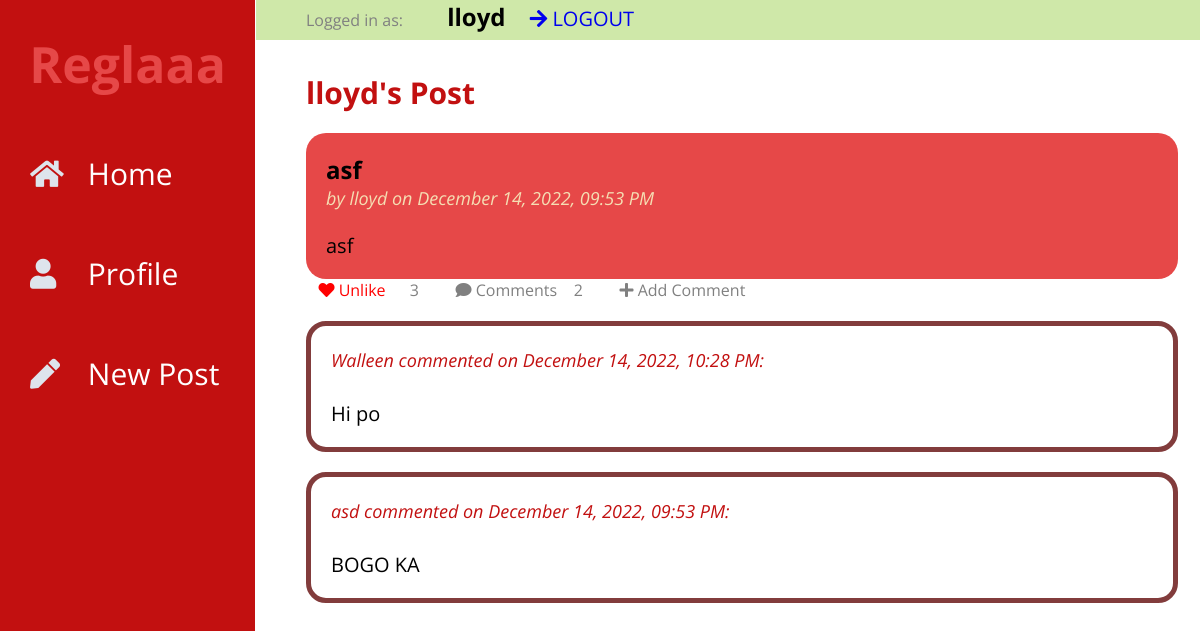
Page /comments/2/view (signed in) on the committed database.
### tables this page shows
CREATE TABLE user (
  id INTEGER PRIMARY KEY AUTOINCREMENT,
  username TEXT UNIQUE NOT NULL,
  password TEXT NOT NULL
);

CREATE TABLE post (
  id INTEGER PRIMARY KEY AUTOINCREMENT,
  author_id INTEGER NOT NULL,
  created TIMESTAMP DEFAULT (datetime('now','localtime')),
  title TEXT NOT NULL,
  body TEXT NOT NULL,
  FOREIGN KEY (author_id) REFERENCES user (id)
);

CREATE TABLE comments (
  id INTEGER PRIMARY KEY AUTOINCREMENT,
  post_id INTEGER NOT NULL,
  user_id INTEGER NOT NULL,
  body TEXT NOT NULL,
  created TIMESTAMP DEFAULT (datetime('now','localtime')),
  FOREIGN KEY (post_id) REFERENCES post (id),
  FOREIGN KEY (user_id) REFERENCES user (id)
);

### flaskr/blog.py (the view, shortened to what this page needs)
@bp.route("/comments/<int:post_id>/<action>",methods=("GET", "POST"))
def comments(post_id,action):
    db = get_db()
    post = db.execute(
        "SELECT p.id, title, body, created, author_id, username,"
        "(SELECT COUNT(user_id) FROM likes WHERE post_id = p.id) AS likes,"
        "(SELECT COUNT(user_id) FROM comments WHERE post_id = p.id) AS comments"
        " FROM post p JOIN user u ON p.author_id = u.id"
        " WHERE p.id = ?"
        " ORDER BY created DESC"
        , (post_id,),
    ).fetchone()
    comms = db.execute(
        "SELECT c.id, body, created, user_id, username"
        " FROM comments c JOIN user u ON c.user_id = u.id"
        " WHERE c.post_id = ?"
        " ORDER BY created DESC"
        , (post_id,),
    ).fetchall()
    return render_template("blog/comments.html",post=post,comms=comms,action=action)

### flaskr/auth.py (called while the page is built)
@bp.before_app_request
def load_logged_in_user():
    user_id = session.get("user_id")
    if user_id is None:
        g.user = None
        g.liked = None
    else:
        g.user = (
            get_db().execute("SELECT * FROM user WHERE id = ?", (user_id,)).fetchone()
        )
        likedd = (
            get_db().execute("SELECT post_id,user_id FROM likes WHERE user_id = ?", (user_id,)).fetchall()
        )
        g.liked = []
        for like in likedd:
            g.liked.append([like['post_id'],like['user_id']])

### flaskr/db.py (called while the page is built)
def get_db():
    if "db" not in g:
        g.db = sqlite3.connect(
            current_app.config["DATABASE"], detect_types=sqlite3.PARSE_DECLTYPES
        )
        g.db.row_factory = sqlite3.Row
    return g.db

### flaskr/templates/blog/comments.html (shortened to what this page needs)
{% extends 'base.html' %}
{% block posts %}
  <p class="title">{% block title %}{{post['username']}}'s Post{% endblock %}</p>
{% endblock %}
{% block content %}
<article class="post">
        <div class="body">
            <h2>{{ post['title'] }}</h2>
            <p class="about">by {{ post['username'] }} on {{ post['created'].strftime("%B %d, %Y, %I:%M %p") }}</p>
            <br>
            <br>
            <p class="body">{{ post['body'] }}</p>
        </div>
</article>
    <div class="opt">
        {% if g.user %}
            {% if [post['id'],g.user['id']] in g.liked %}
                <a class="unlike" href="{{ url_for('blog.like_action', post_id=post.id, action='unlike') }}">
                    <span class="icon">&nbsp&nbsp&nbsp<i class="fas fa-heart"></i></span>
                    <span class="item">Unlike</span>
                </a>
            {% else %}
                <a href="{{ url_for('blog.like_action', post_id=post.id, action='like') }}">
                    <span class="icon">&nbsp&nbsp&nbsp<i class="fas fa-heart"></i></span>
                    <span class="item">Like {{ like }}</span>
                </a>
            {% endif %}
        {% else %}
        <span class="icon">&nbsp&nbsp&nbspLikes: <i class="fas fa-heart"></i></span>
        {% endif %}
        <p>{{ post['likes'] }}</p>
        <a>
            <span class="icon">&nbsp&nbsp&nbsp<i class="fas fa-comment"></i></span>
            <span class="item">Comments &nbsp&nbsp&nbsp{{ post.comments }}</span>
        </a>
        {% if g.user %}
        {% if action == 'view' %}
        <a href="{{ url_for('blog.comments', post_id=post.id,action='add') }}">
            <span class="icon">&nbsp&nbsp&nbsp<i class="fas fa-plus"></i></span>
            <span class="item">Add Comment</span>
        </a>
        {% else %}
        <a href="{{ url_for('blog.comments', post_id=post.id,action='view') }}">
            <span class="icon">&nbsp&nbsp&nbsp<i class="fas fa-times"></i></span>
            <span class="item">Cancel</span>
        </a>
        {% endif %}
        {% endif %}
    </div>
{% if action == 'add' %}
<div class="form">
  <form method="post">
    <label for="body">Comment as {{ g.user['username'] }}: </label>
    <textarea class="com" name="body" id="body">{{ request.form['body'] }}</textarea>
    <input type="submit" value="Comment">
  </form>
  </div>
{% else %}
{% for comm in comms %}
<article class="comment">
    <div class="body">
        <p class="about">{{comm.username}} commented on {{comm.created.strftime("%B %d, %Y, %I:%M %p")}}: </p>
        <br>
        <br>
        <p class="body">{{comm.body}}</p>
    </div>
</article>
{% endfor %}
{% endif %}
{% endblock %}

### flaskr/templates/base.html (shortened to what this page needs)
<!doctype html>
<link rel="stylesheet" href="{{ url_for('static', filename='style.css') }}">
<link rel="stylesheet" href="https://use.fontawesome.com/releases/v5.8.1/css/all.css">
<div class="wrapper">
        <div class="sidebar">
            <div class="profile">
                <h1><a href="{{ url_for('index') }}">Reglaaa</a></h1>
            </div>
            <ul>
                <li>
                    <a href="{{ url_for('index') }}">
                        <span class="icon"><i class="fas fa-home"></i></span>
                        <span class="item">Home</span>
                    </a>
                </li>
                {% if not g.user %}
                <li>
                    <a href="{{ url_for('auth.login') }}">
                        <span class="icon"><i class="fas fa-sign"></i></span>
                        <span class="item">Login</span>
                    </a>
                </li>
                <li>
                    <a href="{{ url_for('auth.register') }}">
                        <span class="icon"><i class="fas fa-book"></i></span>
                        <span class="item">Register</span>
                    </a>
                </li>
                {% else %}
                <li>
                    <a href="{{ url_for('blog.profile', userid=g.user.id) }}">
                        <span class="icon"><i class="fas fa-user"></i></span>
                        <span class="item">Profile</span>
                    </a>
                </li>
                  <li><a href="{{ url_for('blog.create') }}">
                      <span class="icon"><i class="fas fa-pen"></i></span>
                      <span class="item">New Post</span>
                  </a>
                {% endif %}
            </ul>
        </div>
        <section class="content">
            {% if g.user %}
    <div class="top-menu">
                <p>Logged in as: </p>
                <h1>{{ g.user['username'] }}</h1>
                <a href="{{ url_for('auth.logout') }}" onclick="return confirm('Are you sure?');">
                    <span class="icon"><i class="fas fa-arrow-right"></i></span>
                    <span class="item">LOGOUT</span>
                </a>
            </div>
  {% endif %}
            <br>
  <div class="posts">
    {% block posts %}{% endblock %}
  {% block content %}{% endblock %}
      </div>
</section>
</div>

### flaskr/static/style.css (style rules this page uses)
* { list-style: none; text-decoration: none; margin: 0; padding: 0; box-sizing: border-box; font-family: 'Open Sans', sans-serif; }
.wrapper .sidebar { background: #C21010; position: fixed; top: 0; left: 0; width: 255px; height: 100%; padding: 20px 0; transition: all 0.5s ease; }
.wrapper .sidebar .profile { margin-bottom: 20px; text-align: center; }
.wrapper .sidebar .profile h1 { margin: 10px 0 5px; }
.wrapper .sidebar .profile a { font-size: 50px; color: #E64848; }
.wrapper .sidebar ul li a { display: block; height: 100px; padding: 30px; color: white; font-size: 30px; position: relative; transition: all 0.2s ease; }
.wrapper .sidebar ul li a .icon { color: #dee4ec; width: 30px; display: inline-block; margin-right: 20px; }
.wrapper .content { width: 81%; margin-left: 16rem; }
.top-menu { display: block; position: fixed; width: 100%; height: 40px; background-color: #CFE8A9; padding: 0px 50px; transition: all 1s ease; }
.top-menu a { font-size: 20px; }
.top-menu a, h1 { display: inline-block; margin-left: 20px; }
.posts { padding: 50px; }
.post { margin-top: 20px; padding: 20px; border-radius: 20px; background-color: #E64848; transition: all 1s ease; }
.post .about { color: wheat; font-size: 18px; font-style: italic; }
.title { color: #C21010; font-weight: bold; font-size: 30px; }
.opt { display: block; }
.opt a,p { display: inline-block; margin-right: 20px; color: #808080; }
.comment { display: block; margin-top: 20px; padding: 20px; border-radius: 20px; border: 5px solid #823c3c; transition: all 1s ease; font-size: 20px; }
.comment .about { color: #C21010; font-size: 18px; font-style: italic; }
p.body { white-space: pre-line; font-size: 20px; color: black !important; }
a.unlike { color: red; }

### rows in the picture
user: user.username "lloyd", username "lloyd"
post: title "asf", created "December 14, 2022, 09:53 PM", body "asf"
comments: username "Walleen", created "December 14, 2022, 10:28 PM", body "Hi po"
comments: username "asd", created "December 14, 2022, 09:53 PM", body "BOGO KA"

### other values in the picture
{{ post['likes'] }} "3"
{{ post.comments }} "2"
